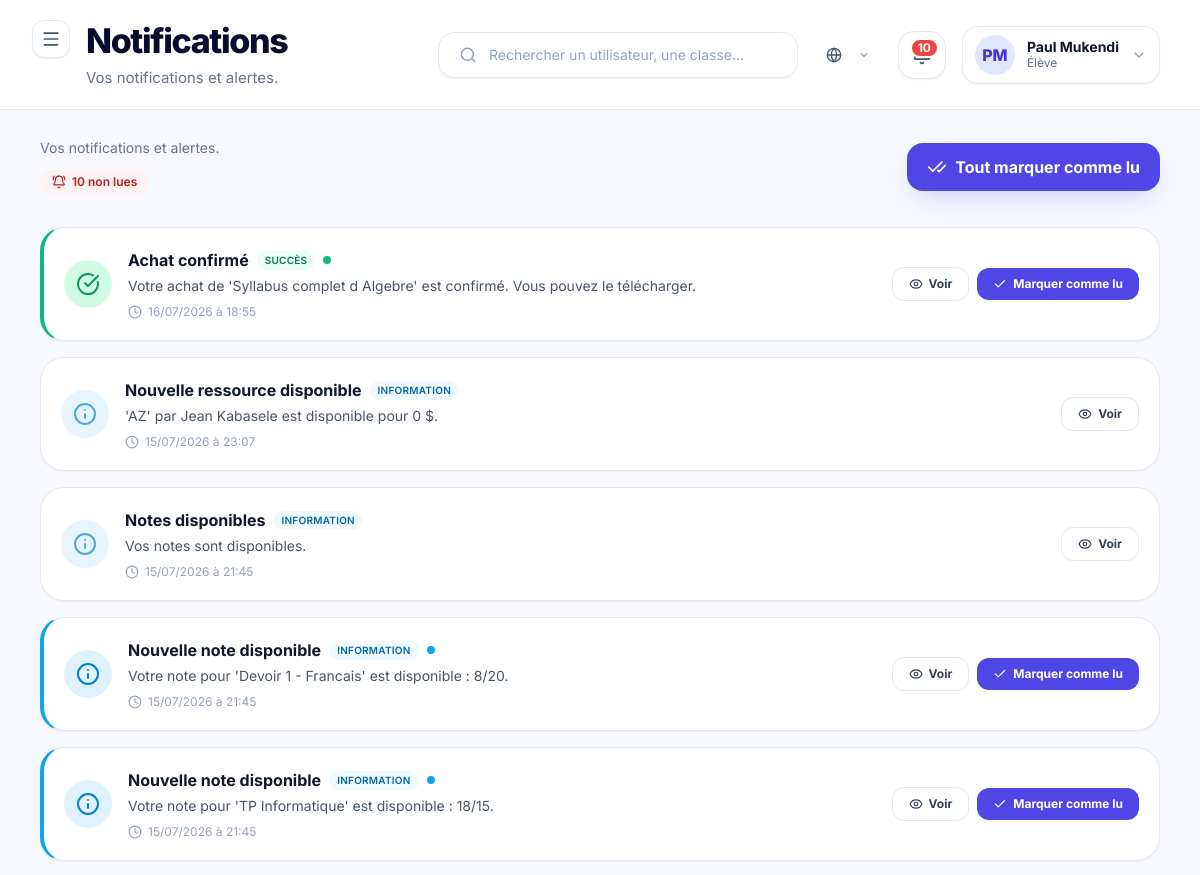
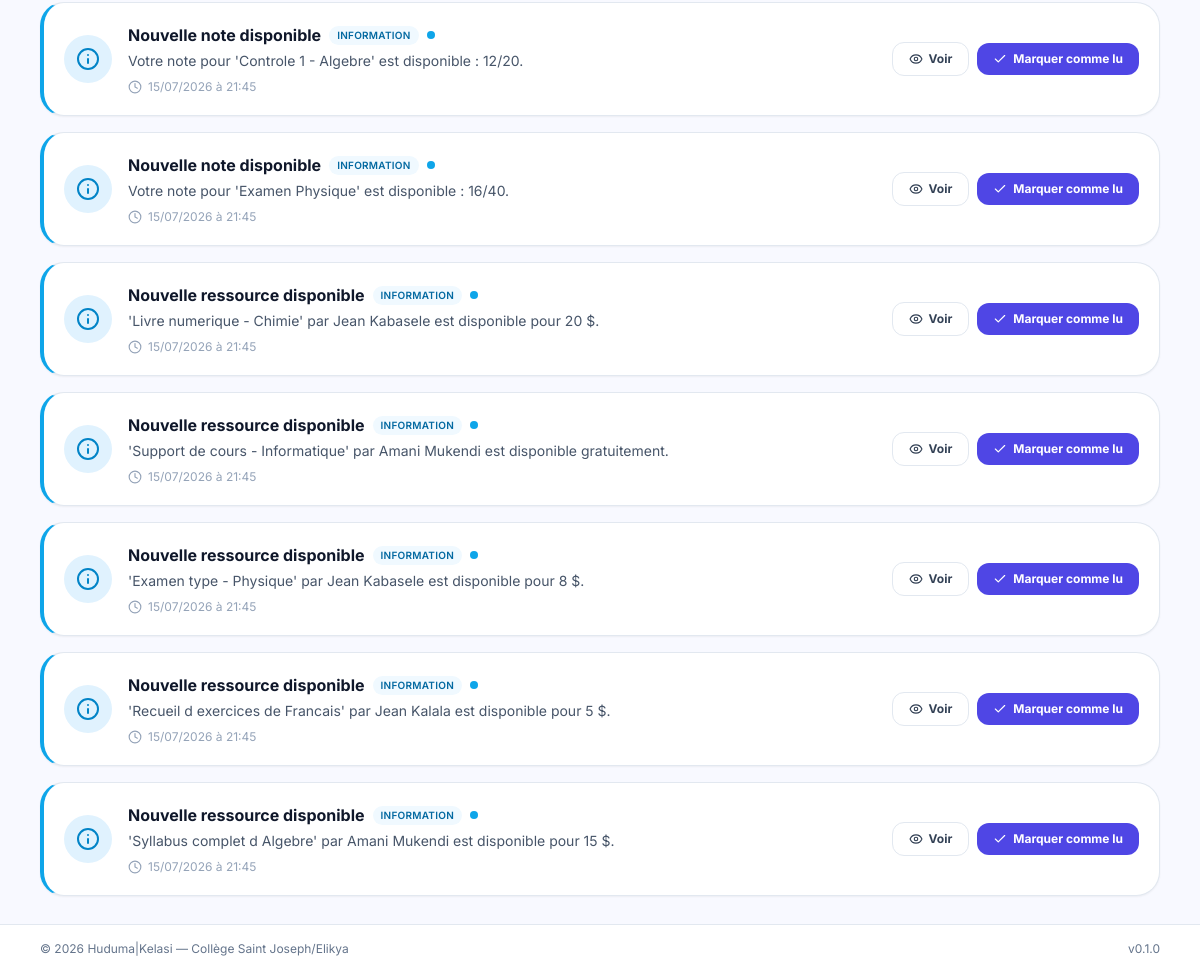
/notifications/ (signed in), run on an earlier commit of the app's database (2 pictures, top to bottom).
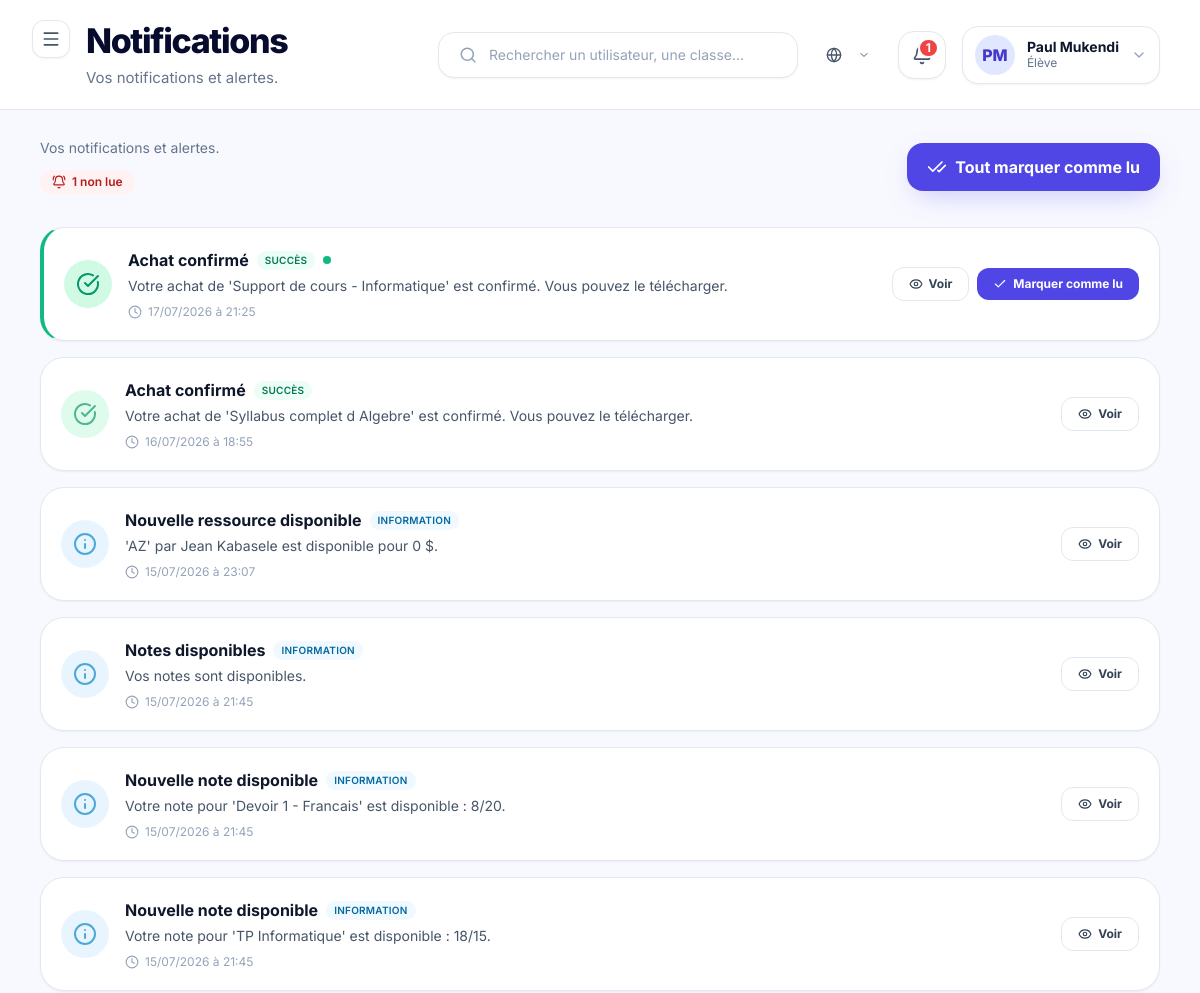
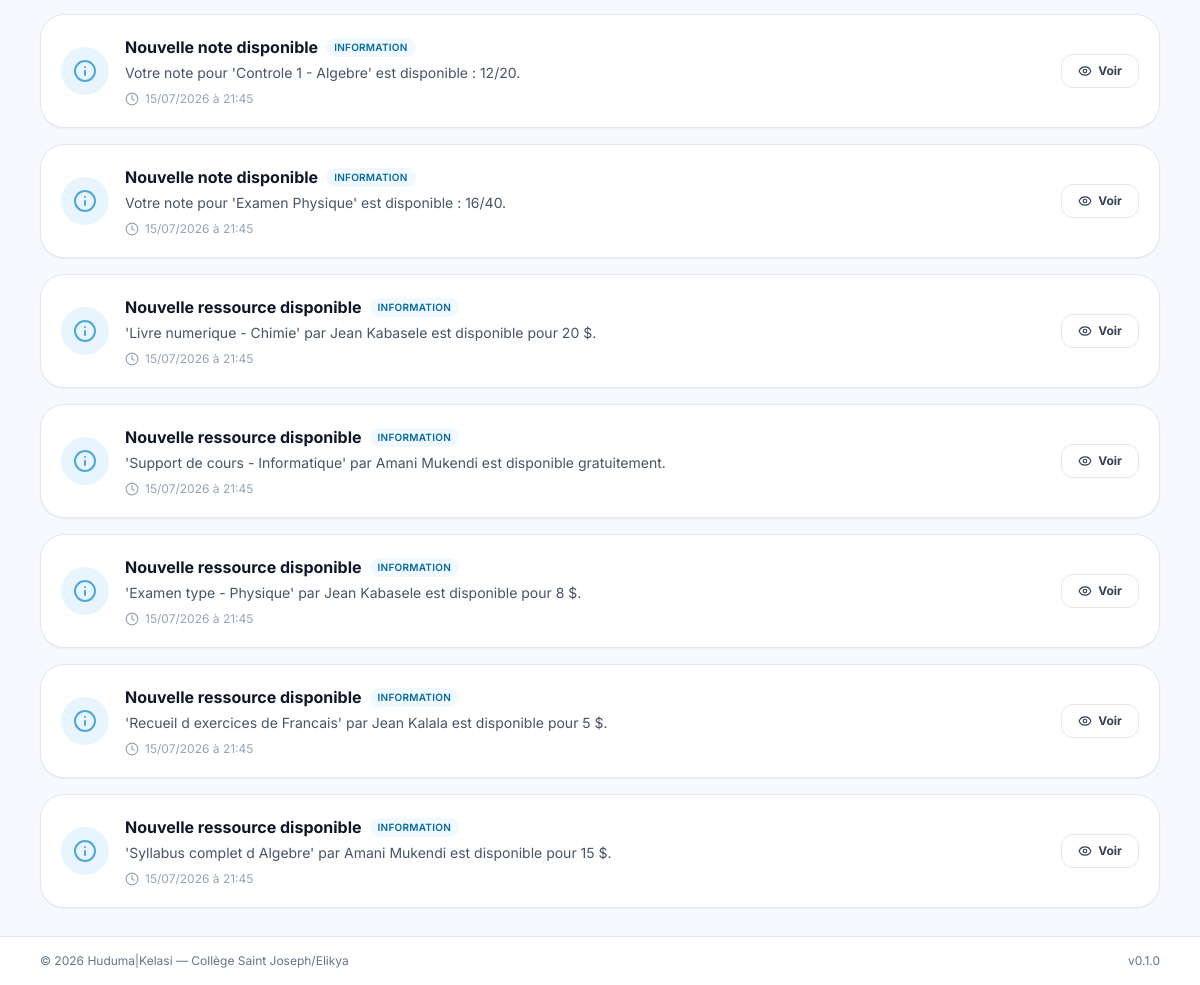
And on a later commit of the database (2 pictures, top to bottom).
### apps/accounts/models.py (models this page shows, shortened)
class User(AbstractBaseUser, PermissionsMixin, BaseModel):
    email = models.EmailField(
        unique=True,
        verbose_name=_("Email"),
        help_text=_("Adresse email utilisée comme identifiant de connexion."),
    )
    first_name = models.CharField(
        max_length=80,
        verbose_name=_("Prénom"),
    )
    last_name = models.CharField(
        max_length=80,
        verbose_name=_("Nom"),
    )
    role = models.CharField(
        max_length=30,
        choices=UserRole.choices,
        default=UserRole.ELEVE,
        verbose_name=_("Rôle"),
        help_text=_("Rôle de l'utilisateur dans la plateforme."),
    )
    phone = models.CharField(
        max_length=30,
        blank=True,
        default="",
        verbose_name=_("Téléphone"),
    )
    avatar = models.ImageField(
        upload_to="avatars/",
        blank=True,
        null=True,
        verbose_name=_("Avatar"),
    )
    is_active = models.BooleanField(
        default=True,
        verbose_name=_("Actif"),
    )
    is_staff = models.BooleanField(
        default=False,
        verbose_name=_("Accès admin Django"),
    )
    date_joined = models.DateTimeField(
        auto_now_add=True,
        verbose_name=_("Date d'inscription"),
    )
    USERNAME_FIELD = "email"
    REQUIRED_FIELDS = ["first_name", "last_name"]
    objects = UserManager()
    class Meta:
        verbose_name = _("Utilisateur")
        verbose_name_plural = _("Utilisateurs")
        ordering = ["last_name", "first_name"]
        indexes = [
            models.Index(fields=["role"]),
            models.Index(fields=["is_active"]),
        ]
    @property
    def full_name(self) -> str:
        return f"{self.first_name} {self.last_name}".strip()
    @property
    def short_label(self) -> str:
        return ROLE_SHORT_LABELS.get(self.role, self.role)
    @property
    def initials(self) -> str:
        first = (self.first_name or "").strip()
        last = (self.last_name or "").strip()
        if first and last:
            return f"{first[0]}{last[0]}".upper()
        if first:
            return first[0].upper()
        if self.email:
            return self.email[0].upper()
        return "?"

### apps/notifications/models.py (models this page shows, shortened)
class Notification(BaseModel):
    destinataire = models.ForeignKey(
        "accounts.User",
        on_delete=models.CASCADE,
        related_name="notifications",
        verbose_name=_("Destinataire"),
    )
    titre = models.CharField(max_length=200, verbose_name=_("Titre"))
    message = models.TextField(verbose_name=_("Message"))
    niveau = models.CharField(
        max_length=20,
        choices=NotificationLevel.choices,
        default=NotificationLevel.INFO,
        verbose_name=_("Niveau"),
    )
    lu = models.BooleanField(
        default=False,
        verbose_name=_("Lu"),
    )
    url = models.CharField(
        max_length=500,
        blank=True,
        default="",
        verbose_name=_("URL d'action"),
        help_text=_("URL vers laquelle rediriger au clic"),
    )
    class Meta:
        verbose_name = _("Notification")
        verbose_name_plural = _("Notifications")
        ordering = ["-created_at"]
    @property
    def couleur(self):
        return {
            NotificationLevel.INFO: "sky",
            NotificationLevel.SUCCESS: "emerald",
            NotificationLevel.WARNING: "amber",
            NotificationLevel.ERROR: "red",
        }.get(self.niveau, "slate")
    @property
    def icon(self):
        return {
            NotificationLevel.INFO: "info",
            NotificationLevel.SUCCESS: "check-circle",
            NotificationLevel.WARNING: "alert-triangle",
            NotificationLevel.ERROR: "x-circle",
        }.get(self.niveau, "bell")

### apps/notifications/views.py (the view)
# urls.py: path("", NotificationListView.as_view(), name="list"),
class NotificationListView(RoleRequiredMixin, ListView):
    model = Notification
    template_name = "pages/notifications/index.html"
    context_object_name = "notifications"
    allowed_roles = [UserRole.ADMIN, UserRole.ENSEIGNANT, UserRole.DIRECTEUR_ETUDES, UserRole.ELEVE]
    def get_queryset(self):
        return Notification.objects.filter(destinataire=self.request.user).order_by("-created_at")
    def get_context_data(self, **kwargs):
        ctx = super().get_context_data(**kwargs)
        ctx["page_title"] = "Notifications"
        ctx["page_subtitle"] = "Vos notifications et alertes."
        ctx["non_lues"] = Notification.objects.filter(destinataire=self.request.user, lu=False).count()
        return ctx

### apps/core/context_processors.py (called while the page is built)
def _get_unread_count(user):
    try:
        from apps.notifications.models import Notification
        return Notification.objects.filter(destinataire=user, lu=False).count()
    except Exception:
        return 0

### apps/core/managers.py (called while the page is built)
    def get_queryset(self):
        return super().get_queryset().filter(deleted_at__isnull=True)

### apps/core/mixins.py (called while the page is built)
    def dispatch(self, request, *args, **kwargs):
        user = request.user
        if not user.is_authenticated:
            return self.handle_no_permission()
        if self.allowed_roles and user.role not in self.allowed_roles:
            raise PermissionDenied(
                "Votre rôle ne vous permet pas d'accéder à cette page."
            )
        return super().dispatch(request, *args, **kwargs)

### templates/pages/notifications/index.html (shortened to what this page needs)
{% extends "layouts/dashboard.html" %}
{% load huduma_tags %}
{% load static %}
{% block content %}
  <section class="flex flex-col lg:flex-row lg:items-center justify-between gap-4 mb-8">
    <div class="max-w-2xl">
      <p class="text-sm text-slate-500">
        Vos notifications et alertes.
      </p>
      {% if non_lues > 0 %}
        <div class="mt-3">
          <span class="inline-flex items-center gap-1.5 px-3 py-1 rounded-full bg-red-50 text-red-700 font-semibold text-xs">
            <i data-lucide="bell-ring" class="w-3.5 h-3.5"></i>
            {{ non_lues }} non lue{{ non_lues|pluralize:"s" }}
          </span>
        </div>
      {% endif %}
    </div>
    {% if non_lues > 0 %}
      <form method="post" action="{% url 'notifications:mark_all_read' %}"
            hx-post="{% url 'notifications:mark_all_read' %}"
            hx-target="#notif-list"
            hx-swap="innerHTML">
        <button type="submit"
                class="bg-indigo-600 text-white px-5 py-3 rounded-2xl font-bold flex items-center justify-center gap-2 shadow-indigo-glow hover:bg-indigo-700 transition-colors whitespace-nowrap">
          <i data-lucide="check-check" class="w-5 h-5"></i>
          Tout marquer comme lu
        </button>
      </form>
    {% endif %}
  </section>
  <section id="notif-list">
    {% if notifications %}
      <div class="space-y-4">
        {% for notif in notifications %}
          <article
            class="bg-white border border-slate-200 rounded-[24px] shadow-sm overflow-hidden flex flex-col sm:flex-row sm:items-center gap-4 p-5 transition-colors
              {% if not notif.lu %}border-l-4 border-l-{{ notif.couleur }}-500{% else %}bg-slate-50/60{% endif %}"
            id="notif-{{ notif.pk }}">
            <div class="flex-shrink-0">
              <span class="w-12 h-12 rounded-full flex items-center justify-center bg-{{ notif.couleur }}-100 text-{{ notif.couleur }}-600
                {% if notif.lu %}opacity-70{% endif %}">
                <i data-lucide="{{ notif.icon }}" class="w-6 h-6"></i>
              </span>
            </div>
            <div class="flex-1 min-w-0">
              <div class="flex items-center gap-2 flex-wrap">
                <h3 class="font-bold text-slate-900
                  {% if notif.lu %}text-slate-600{% endif %}">
                  {{ notif.titre }}
                </h3>
                <span class="inline-flex items-center gap-1 px-2 py-0.5 rounded-full bg-{{ notif.couleur }}-50 text-{{ notif.couleur }}-700 font-semibold text-[10px] uppercase tracking-wide">
                  {{ notif.get_niveau_display }}
                </span>
                {% if not notif.lu %}
                  <span class="w-2 h-2 rounded-full bg-{{ notif.couleur }}-500" title="Non lue"></span>
                {% endif %}
              </div>
              <p class="mt-1 text-sm text-slate-600
                {% if notif.lu %}text-slate-500{% endif %}">
                {{ notif.message }}
              </p>
              <div class="mt-2 flex items-center gap-1.5 text-xs text-slate-400">
                <i data-lucide="clock" class="w-3.5 h-3.5"></i>
                <span>{{ notif.created_at|date:"d/m/Y à H:i" }}</span>
              </div>
            </div>
            <div class="flex flex-wrap items-center gap-2 sm:justify-end flex-shrink-0">
              {% if notif.url %}
                <a href="{{ notif.url }}"
                   class="inline-flex items-center gap-1.5 bg-white border border-slate-200 text-slate-700 px-4 py-2 rounded-xl font-bold text-xs hover:bg-slate-50 transition-colors">
                  <i data-lucide="eye" class="w-3.5 h-3.5"></i>
                  Voir
                </a>
              {% endif %}
              {% if not notif.lu %}
                <form method="post" action="{% url 'notifications:mark_read' notif.pk %}"
                      hx-post="{% url 'notifications:mark_read' notif.pk %}"
                      hx-target="#notif-{{ notif.pk }}"
                      hx-swap="outerHTML">
                  <button type="submit"
                          class="inline-flex items-center gap-1.5 bg-indigo-600 text-white px-4 py-2 rounded-xl font-bold text-xs hover:bg-indigo-700 transition-colors">
                    <i data-lucide="check" class="w-3.5 h-3.5"></i>
                    Marquer comme lu
                  </button>
                </form>
              {% endif %}
            </div>
          </article>
        {% endfor %}
      </div>
    {% endif %}
  </section>
{% endblock %}

### templates/layouts/dashboard.html (shortened to what this page needs)
{% extends "layouts/base.html" %}
{% load static %}
{% block body %}
  <div class="min-h-screen flex bg-kelasi-bg" x-data="{ sidebarOpen: false }">
    <div class="flex-1 flex flex-col min-w-0">
      <header class="bg-white border-b border-slate-200 h-auto flex items-center px-6 lg:px-10 py-5 sticky top-0 z-20">
        {% include "partials/navbar.html" %}
      </header>
      <main class="flex-1 overflow-y-auto px-6 lg:px-10 py-7 bg-kelasi-bg">
        {% block content %}{% endblock %}
      </main>
      <footer class="bg-white border-t border-slate-200 py-4 px-6 lg:px-10 text-xs text-slate-500 flex items-center justify-between">
        {% include "partials/footer.html" %}
      </footer>
    </div>
  </div>
{% endblock %}

### templates/layouts/base.html (shortened to what this page needs)
{% load static %}
<!DOCTYPE html>
<html lang="fr">
<head>
  <script src="https://cdn.tailwindcss.com"></script>
</head>
<body class="bg-white text-kelasi-ink antialiased">
  {% block body %}{% endblock %}
</body>
</html>

### templates/partials/sidebar.html (shortened to what this page needs)
{% load static %}
{% load huduma_tags %}

### templates/partials/navbar.html (shortened to what this page needs)
<div class="flex flex-col lg:flex-row lg:items-center justify-between gap-6 w-full">
  <div class="flex items-start gap-4">
    <button
      @click="sidebarOpen = !sidebarOpen"
      class="xl:hidden p-2 -ml-2 rounded-xl bg-white border border-slate-200 text-slate-600 hover:bg-slate-50 shadow-sm"
      aria-label="Basculer la sidebar"
    >
      <i data-lucide="menu" class="w-5 h-5"></i>
    </button>
    <div>
      <h2 class="text-[26px] lg:text-[34px] font-extrabold tracking-[-0.04em] text-kelasi-ink leading-tight">
        {% block navbar_title %}{{ page_title|default:"Tableau de bord" }}{% endblock %}
      </h2>
      {% if page_subtitle %}
        <p class="mt-1 text-slate-500 text-[14px] lg:text-[15px]">{{ page_subtitle }}</p>
      {% endif %}
    </div>
  </div>
  <div class="flex items-center gap-4">
    <div class="hidden md:flex items-center gap-3 w-[300px] lg:w-[360px] bg-white border border-slate-200 rounded-2xl px-5 py-3 shadow-sm">
      <i data-lucide="search" class="w-5 h-5 text-slate-400"></i>
      <input
        type="text"
        placeholder="Rechercher un utilisateur, une classe..."
        class="w-full outline-none text-sm bg-transparent text-slate-700 placeholder:text-slate-400"
      >
    </div>
    {% include "partials/language_switcher.html" %}
    <a
      href="{% url 'notifications:list' %}"
      class="relative w-12 h-12 rounded-2xl bg-white border border-slate-200 flex items-center justify-center shadow-sm hover:bg-slate-50"
      title="Notifications"
    >
      {% if unread_notifications_count > 0 %}
        <span class="absolute top-1.5 right-1.5 min-w-[20px] h-5 px-1.5 bg-red-500 text-white text-xs font-bold rounded-full flex items-center justify-center border-2 border-white">
          {{ unread_notifications_count }}
        </span>
      {% endif %}
    </a>
    <div class="relative" x-data="{ userMenuOpen: false }">
      <button
        @click="userMenuOpen = !userMenuOpen"
        class="flex items-center gap-3 bg-white border border-slate-200 rounded-2xl px-3 py-2 shadow-sm hover:bg-slate-50"
      >
        <span class="w-10 h-10 rounded-full bg-indigo-100 text-indigo-700 flex items-center justify-center font-extrabold">
          {{ request.user.initials }}
        </span>
        <div class="hidden lg:block text-left">
          <p class="text-sm font-bold text-slate-900 leading-tight">{{ request.user.full_name }}</p>
          <p class="text-xs text-slate-500">{{ request.user.short_label }}</p>
        </div>
        <i data-lucide="chevron-down" class="w-4 h-4 text-slate-400 hidden lg:block"></i>
      </button>
    </div>
  </div>
</div>

### templates/partials/language_switcher.html (shortened to what this page needs)
{% load i18n %}
<div class="relative" x-data="{ open: false }">
  <button @click="open = !open" class="flex items-center gap-2 px-3 py-2 rounded-xl text-sm font-semibold text-slate-600 hover:bg-slate-50 transition-colors">
    <i data-lucide="globe" class="w-4 h-4"></i>
    <i data-lucide="chevron-down" class="w-3 h-3"></i>
  </button>
</div>

### templates/partials/footer.html
<div>
  &copy; {% now "Y" %} {{ HUDUMA_NAME }}|Kelasi — Collège Saint Joseph/Elikya
</div>
<div class="flex items-center gap-4 text-xs">
  <span>v{{ HUDUMA_VERSION }}</span>
</div>

### templates/layouts/base.html (style rules this page uses)
body { font-family: 'Inter', system-ui, sans-serif; }

What changed in the data, as far as the page shows it:
added Notification: titre "Achat confirmé", niveau "SUCCÈS", message "Votre achat de 'Support de cours - Informatique' est confirmé. Vous pouvez le télécharger.", created_at "17/07/2026 à 21:25"
changed Notification (number 2 of 13 on the later page): no longer shows "Marquer comme lu"
changed Notification "Votre note pour 'Devoir 1 - Francais' est disponible : 8/20.": no longer shows "Marquer comme lu"
changed Notification "Votre note pour 'TP Informatique' est disponible : 18/15.": no longer shows "Marquer comme lu"
changed Notification "Votre note pour 'Controle 1 - Algebre' est disponible : 12/20.": no longer shows "Marquer comme lu"
changed Notification "Votre note pour 'Examen Physique' est disponible : 16/40.": no longer shows "Marquer comme lu"
changed Notification "'Livre numerique - Chimie' par Jean Kabasele est disponible pour 20 $.": no longer shows "Marquer comme lu"
changed Notification "'Support de cours - Informatique' par Amani Mukendi est disponible gratuitement.": no longer shows "Marquer comme lu"
changed Notification "'Examen type - Physique' par Jean Kabasele est disponible pour 8 $.": no longer shows "Marquer comme lu"
changed Notification "'Recueil d exercices de Francais' par Jean Kalala est disponible pour 5 $.": no longer shows "Marquer comme lu"
changed Notification "'Syllabus complet d Algebre' par Amani Mukendi est disponible pour 15 $.": no longer shows "Marquer comme lu"
Also different on the page:
{{ unread_notifications_count }}: "10" → "1"
{{ non_lues }}: "10" → "1"
